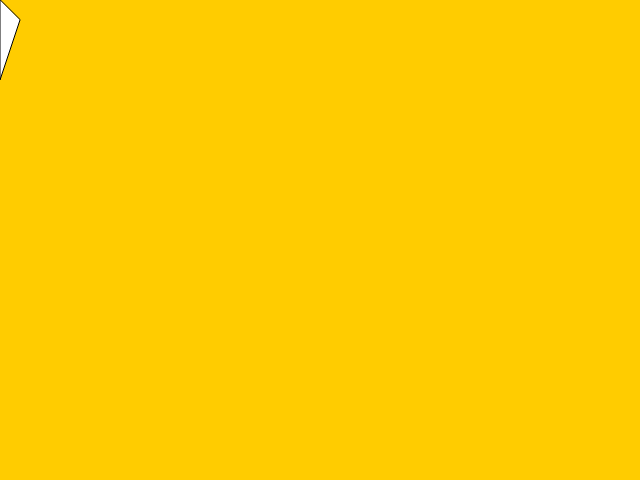
Frame 1 (no input)
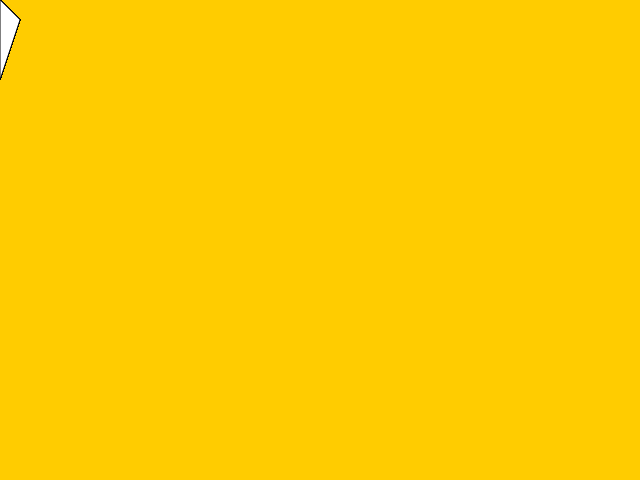
Frame 60 (no input)
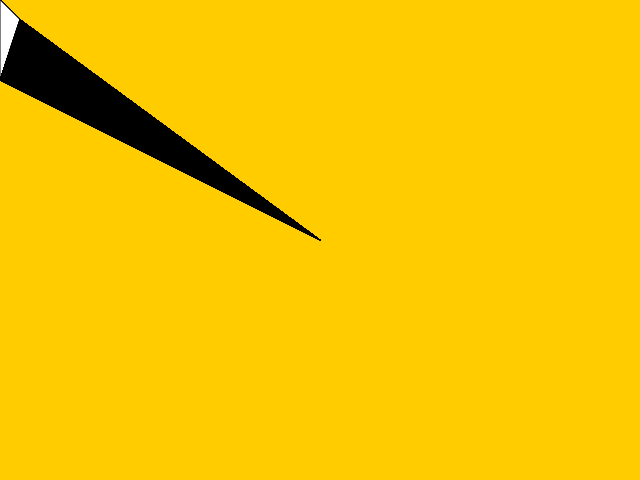
Frame 120 (the mouse pressed at the canvas centre since frame 60)

The p5.js sketch that drew these frames (run headless with seeded random() and noise() and a simulated clock; from frame 60 on, the mouse is pressed at the canvas centre):

// p5.js sketch
// ── sketch.js
function setup() {
  createCanvas(640,480);
  background(255,204,0);
}

function draw() {
  if (mouseIsPressed){
  	fill(0);
  } 
  else{
  	fill(255);
  }
  triangle(mouseX, mouseY, 0,80, 20,20)
}
